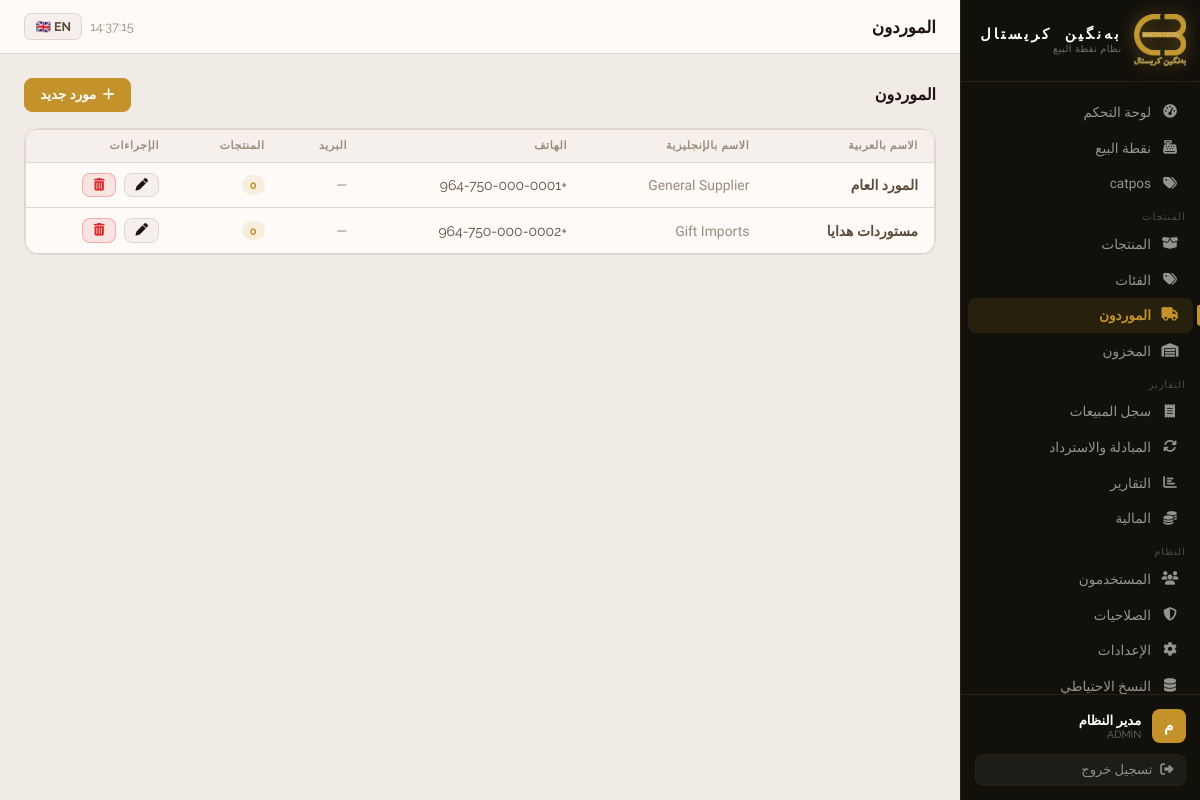
/suppliers.php (signed in), run on the app's committed database.
### tables this page shows
CREATE TABLE suppliers (
    id INT AUTO_INCREMENT PRIMARY KEY,
    name_ar VARCHAR(100) NOT NULL,
    name_en VARCHAR(100),
    contact VARCHAR(100),
    phone VARCHAR(30),
    email VARCHAR(100),
    address TEXT,
    created_at TIMESTAMP DEFAULT CURRENT_TIMESTAMP
);

### includes/config.php (called while the page is built, shortened)
<?php
$LANG = $_SESSION['lang'] ?? 'ar';
function t(string $key): string {
    global $TRANSLATIONS, $LANG;
    return $TRANSLATIONS[$key][$LANG] ?? $TRANSLATIONS[$key]['en'] ?? $key;
}
function sanitize(string $s): string {
    return htmlspecialchars(trim($s), ENT_QUOTES, 'UTF-8');
}

### suppliers.php (the view, shortened to what this page needs)
<?php
require_once __DIR__ . '/includes/config.php';
$db = DB::get();
$suppliers = $db->query("SELECT s.*, COUNT(p.id) as product_count FROM suppliers s LEFT JOIN products p ON p.supplier_id=s.id GROUP BY s.id ORDER BY s.name_ar")->fetchAll();
require_once __DIR__ . '/includes/layout.php';
?>
<div class="flex-between mb-2">
  <h2 style="font-size:1rem;font-weight:700"><?= t('suppliers') ?></h2>
  <button class="btn btn-primary" onclick="resetForm();openModal('supModal')"><i class="fa fa-plus"></i> <?= LANG==='ar'?'مورد جديد':'New Supplier' ?></button>
</div>
<div class="card" style="padding:0">
  <div class="table-wrap">
    <table>
      <thead><tr>
        <th><?= t('name_ar') ?></th>
        <th><?= t('name_en') ?></th>
        <th><?= LANG==='ar'?'الهاتف':'Phone' ?></th>
        <th><?= LANG==='ar'?'البريد':'Email' ?></th>
        <th><?= LANG==='ar'?'المنتجات':'Products' ?></th>
        <th><?= t('actions') ?></th>
      </tr></thead>
      <tbody>
      <?php foreach ($suppliers as $s): ?>
      <tr>
        <td class="fw-bold"><?= sanitize($s['name_ar']) ?></td>
        <td class="text-muted"><?= sanitize($s['name_en']??'—') ?></td>
        <td class="mono"><?= sanitize($s['phone']??'—') ?></td>
        <td class="text-muted"><?= sanitize($s['email']??'—') ?></td>
        <td><span class="badge badge-brand"><?= $s['product_count'] ?></span></td>
        <td>
          <div class="flex gap-1">
            <button class="btn btn-sm btn-secondary" onclick="editSup(<?= htmlspecialchars(json_encode($s),ENT_QUOTES) ?>)"><i class="fa fa-pen"></i></button>
            <form method="POST" style="display:inline" onsubmit="return confirm('<?= t('confirm_delete') ?>')">
              <button class="btn btn-sm btn-danger"><i class="fa fa-trash"></i></button>
            </form>
          </div>
        </td>
      </tr>
      <?php endforeach; ?>
      </tbody>
    </table>
  </div>
</div>
<?php require_once __DIR__ . '/includes/layout_end.php'; ?>

### data on the page
suppliers: name_ar "المورد العام", name_en "General Supplier", phone "+964-750-000-0001", email "—", product_count "0"
suppliers: name_ar "مستوردات هدايا", name_en "Gift Imports", phone "+964-750-000-0002", email "—", product_count "0"

### other printed values
t($item['key']) "لوحة التحكم"
t($item['key']) "نقطة البيع"
t($item['key']) "catpos"
$item['sep'] "المنتجات"
t($item['key']) "المنتجات"
t($item['key']) "الفئات"
t($item['key']) "الموردون"
t($item['key']) "المخزون"
$item['sep'] "التقارير"
t($item['key']) "سجل المبيعات"
t($item['key']) "المبادلة والاسترداد"
t($item['key']) "التقارير"
t($item['key']) "المالية"
$item['sep'] "النظام"
t($item['key']) "المستخدمون"
